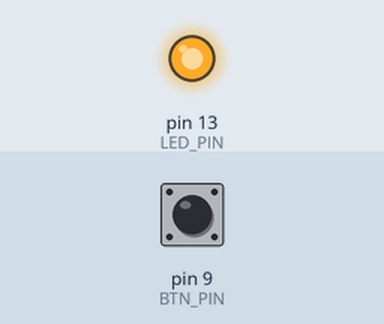
Simulated run of this sketch. Board: Arduino Uno, built with avr-gcc and run on an emulated ATmega328P. Shown: output pins drawn as LEDs (lit = HIGH). Inputs (shaded band) come from the test bench; at power-on: pin 9 (BTN_PIN) HIGH. What the sketch prints to the serial monitor is not drawn.

Above: at 1.2 s.
1.3 s: pin 9 (BTN_PIN) pulled LOW for 0.15 s
At 1.4 s:
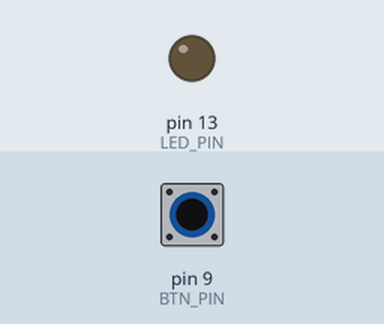
3.0 s: pin 9 (BTN_PIN) pulled LOW for 3.2 s
At 7.3 s:
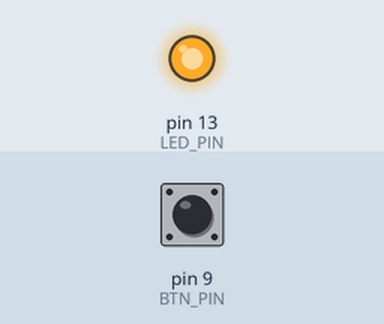
Timing chart, 0 to 8.8 s (numbered marks = the images above; inputs shaded):
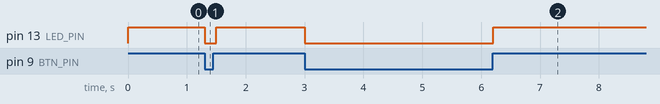

The sketch:

push-button.ino
```cpp
#include <Arduino.h>


const uint8_t LED_PIN = 13;
const uint8_t BTN_PIN = 9;

void setup()
{
    pinMode(LED_PIN, OUTPUT);
    digitalWrite(LED_PIN, LOW);

    pinMode(BTN_PIN, INPUT);
    Serial.begin(9600);
    Serial.println("Serial connection ready!");
}

void loop()
{
    boolean state = digitalRead(BTN_PIN);

    if (state == LOW)
    {
      digitalWrite(LED_PIN, LOW);
    }
    else
    {
      digitalWrite(LED_PIN, HIGH);
    }
    delay(100);
    Serial.println(state);
}
```

Measured:
- after the input at 1.3 s, pin 13 (LED_PIN): HIGH → LOW at once, → HIGH 0.20 s later
- after the input at 3.0 s, pin 13 (LED_PIN): HIGH → LOW at once, → HIGH 3.2 s later
